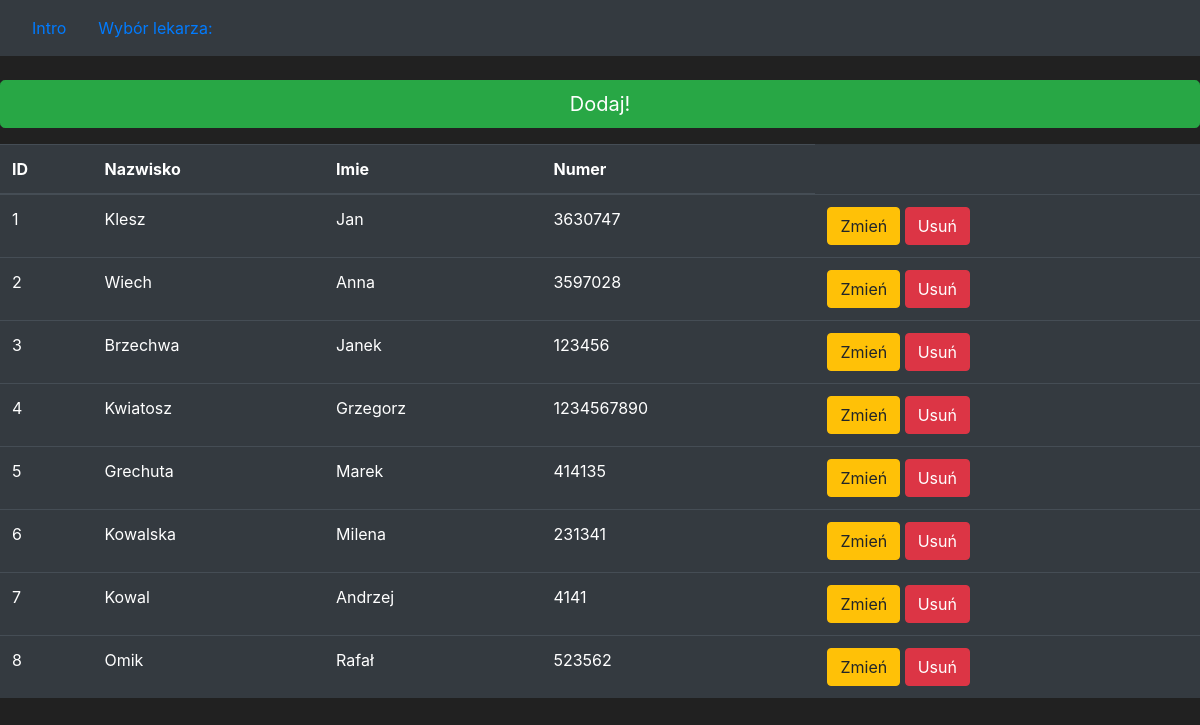
The app's page /iszlc, older data.
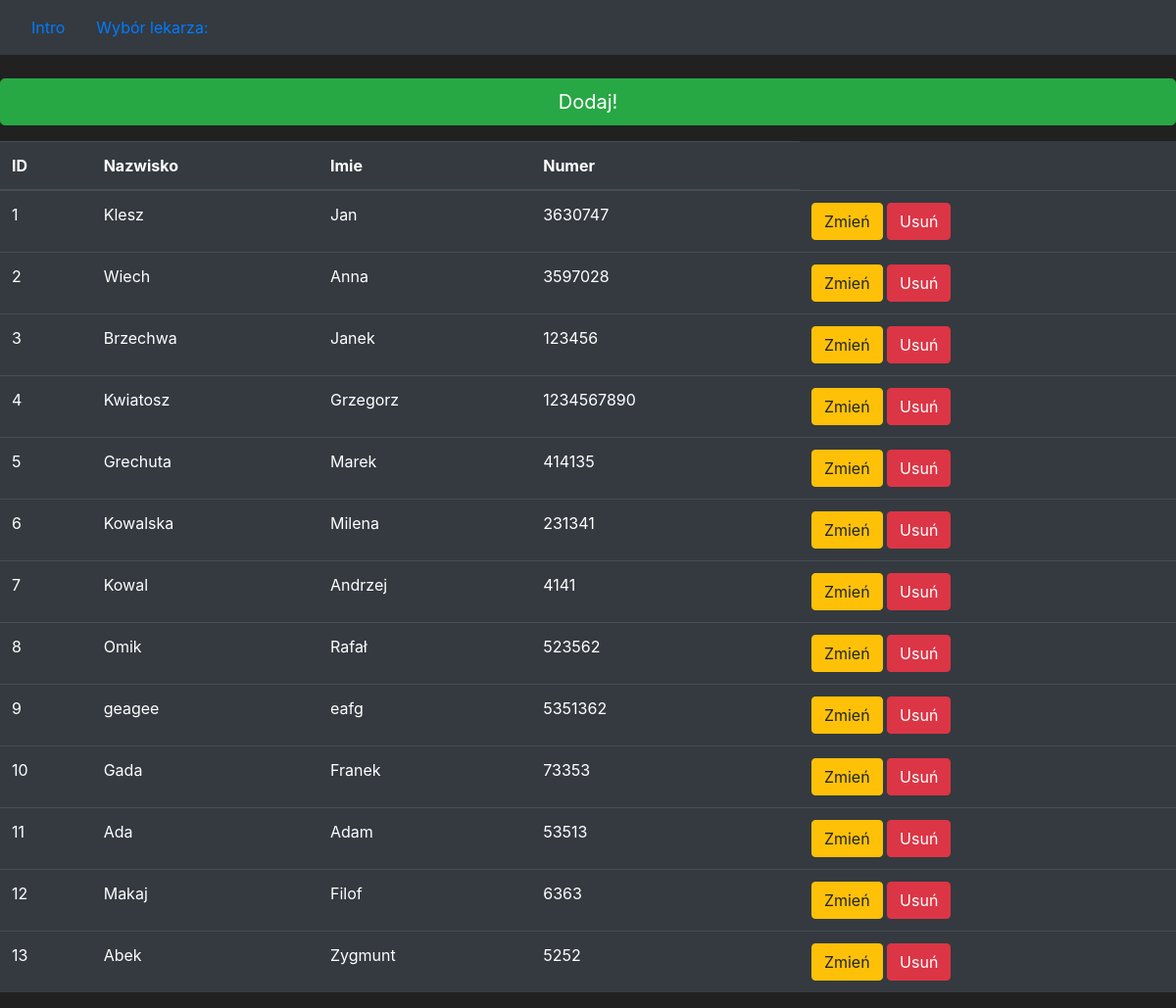
The same page, newer data.
### iszlc/models.py (models this page shows, shortened)
class Doctors(db.Model):
    doctor_id = db.Column(db.Integer(), primary_key=True)
    doctor_name = db.Column(db.String(200), nullable=False, unique=False)
    doctor_surname = db.Column(db.String(400), nullable=False, unique=True)
    doctor_nr = db.Column(db.Integer(), nullable=True, unique=True)

### iszlc/routes.py (the view)
@app.route('/iszlc')
def iszlc_page():
    doktor = Doctors.query.all()
    return render_template('iszlc.html', Doctors=doktor)

### iszlc/templates/iszlc.html (shortened to what this page needs)
{% extends 'base.html' %}
{% block content %}
<br>
<td>
    <a class="btn btn-primary btn-lg btn-block btn-success"
    href="{{ url_for('add_page') }}">Dodaj!</a>
    </td></p>
<table class="table table-hover table-dark">
    <thead>
        <tr>
            <th scope="col">ID</th>
            <th scope="col">Nazwisko</th>
            <th scope="col">Imie</th>
            <th scope="col">Numer</th>
        </tr>
    </thead>
    {% for doktor in Doctors %}
        <tr>
            <td>{{ doktor.doctor_id }}</td>
            <td>{{ doktor.doctor_surname }}</td>
            <td>{{ doktor.doctor_name }}</td>
            <td>{{ doktor.doctor_nr }}</td>
            <td>
                <button class="btn btn-outline btn-warning">Zmień</button>
                <button class="btn btn-outline btn-danger">Usuń</button>
            </td>
        </tr>
    {% endfor %}
</table>
{% endblock %}

### iszlc/templates/base.html (shortened to what this page needs)
<!doctype html>
<html lang="pl">
   <head>
      <link rel="stylesheet" href="https://cdn.jsdelivr.net/npm/bootstrap@4.5.3/dist/css/bootstrap.min.css">
   </head>
   <body>
    <nav class="navbar navbar-expand-md navbar-dark bg-dark">
      <a class="nav-link" href="{{ url_for('home_page') }}">Intro<span class="sr-only">(current)</span></a>
      <div class="collapse navbar-collapse" id="navbarNav">
        <ul class="nav justify-content-center">
          <li class="nav-item">
              <a class="nav-link" href="{{ url_for('iszlc_page') }}">Wybór lekarza: <span class="sr-only">(current)</span></a>
        </li>
        </ul>
      </div>
    </nav>
      {% block content %}
      {% endblock %}
   </body>
</html>

### iszlc/templates/base.html (style rules this page uses)
body { background-color: #212121; color: white }

Row changes from the older to the newer data that the page shows:
added Doctors: doctor_id "9", doctor_surname "geagee", doctor_name "eafg", doctor_nr "5351362"
added Doctors: doctor_id "10", doctor_surname "Gada", doctor_name "Franek", doctor_nr "73353"
added Doctors: doctor_id "11", doctor_surname "Ada", doctor_name "Adam", doctor_nr "53513"
added Doctors: doctor_id "12", doctor_surname "Makaj", doctor_name "Filof", doctor_nr "6363"
added Doctors: doctor_id "13", doctor_surname "Abek", doctor_name "Zygmunt", doctor_nr "5252"
